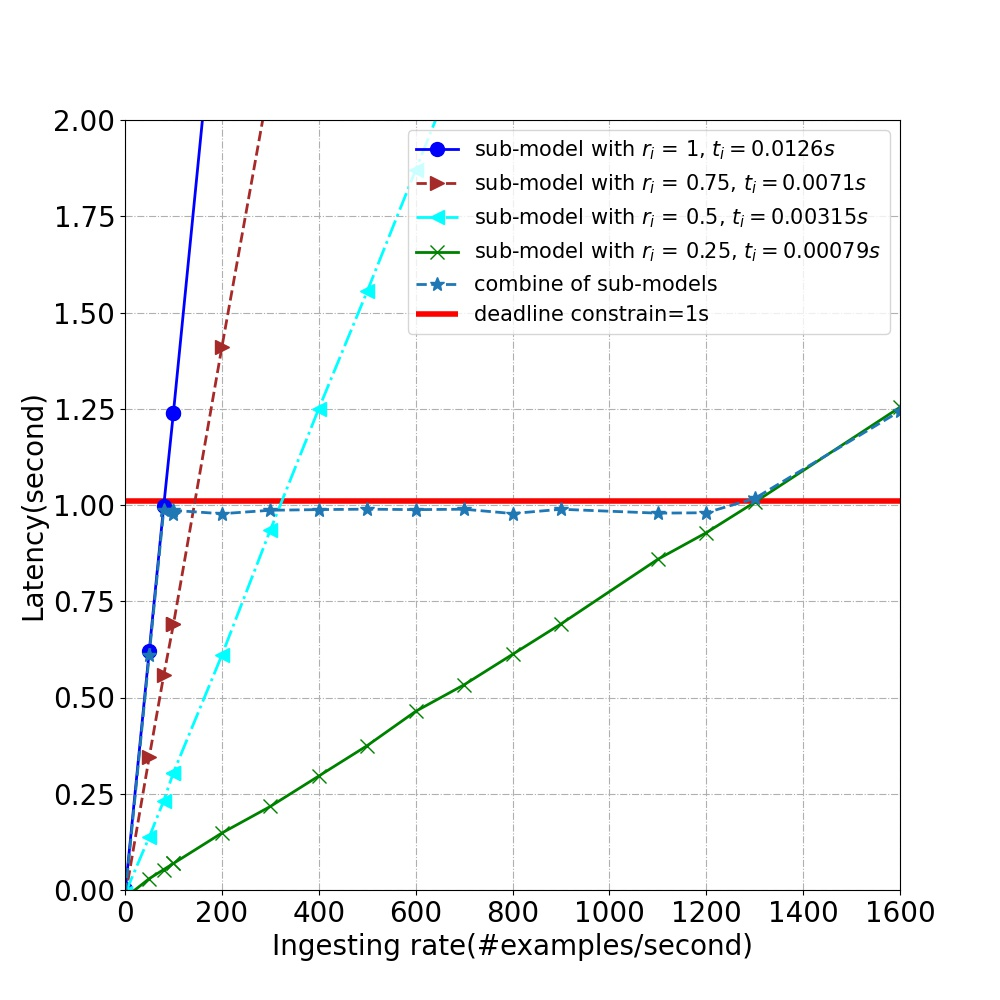

Reproduce this figure in Python.
import random

import matplotlib.pyplot as plt
from matplotlib.patches import Polygon
import matplotlib.pyplot as plt
import numpy as np



def drawBasic(tlist, x, slicerate):

     y = []
     label = []
     pots = []

     for k in range(len(tlist)):
          interval0 = [x_i *tlist[k]  for x_i in x]
          y_1 = interval0
          y.append(y_1)
          label.append('sub-model with $r_i$ = ' + str(slicerate[k]) + ", $t_i=$" + str(tlist[k]) + "$s$")
          if k==0:
               tmp = []
               for x_ in x[k:]:
                    if x_ < 1/tlist[k]:
                         y_= x_
                    else:
                         y_ = 1/tlist[k]
                    tmp.append([x_, y_])
               pots.append(tmp)
          if k==1:
               tmp = []
               for x_ in x[k:]:
                    if x_ < 1/tlist[k]:
                         y_= x_
                    else:
                         y_ = 1/tlist[k]
                    tmp.append([x_, y_])
               pots.append(tmp)
          if k>1:
               tmp = []
               for x_ in x[k:]:
                    if x_ < 1/tlist[k]:
                         y_= x_
                    else:
                         y_ = 1/tlist[k]
                    tmp.append([x_, y_])
               pots.append(tmp)

     return y, label, pots

import numpy

x = [1, 50, 80, 100, 100, 200, 300, 400, 500, 600, 700, 800, 900, 1100, 1200, 1300, 1600, 1700, 1900, 2100, 2300, 2500, 2600, 2700, 2800, 2900, 3000, 3100, 3200, 3300, 3400, 3900, 4000]
x = numpy.array(x)
print(x)
y, label, pots = drawBasic([0.0126, 0.0071, 0.00315, 0.00079], x, [1, 0.75, 0.5, 0.25])


fig=plt.figure(figsize=(10, 10))
ax=fig.add_subplot(111)
ax.axis([0, 1600, 0, 2])

line_sym = ["-", "--", "-.", "-"]
pot_sym = ["o", ">", "<", "x"]
colors = ['blue', 'brown', 'aqua', 'green']
for i in range(len(y)):
     y_i = [ele-0.01 for ele in y[i]]
     ax.plot(x, y_i, line_sym[i], marker=pot_sym[i], ms=10, label=label[i], linewidth=2,  color=colors[i])


ysch_ = [0.0126, 0.63, 0.997, 0.996, 0.996, 0.99735, 0.9963500000000001, 0.99804, 0.99916, 0.99792, 0.99904, 0.9978, 0.99892, 0.9988, 0.99992, 1.027, 1.264, 1.343, 1.501, 1.6589999999999998, 1.817, 1.975, 2.0540000000000003, 2.133, 2.2119999999999997, 2.291, 2.37, 2.449, 2.528, 2.607, 2.686, 3.0810000000000004, 3.16]

ysh = [ele-0.01 if (ele<1200) else ele for ele in ysch_]

ax.plot(x, ysh,"--", marker='*', ms=10, label="combine of sub-models", linewidth=2)

plt.hlines(1.01, 0, 4500, label="deadline constrain=1s", linewidth=4, color="red")
#
plt.legend(fontsize=15)
plt.xticks(fontsize=20)
plt.yticks(fontsize=20)
ax.set_xlabel('Ingesting rate(#examples/second)', fontsize=20)
ax.set_ylabel('Latency(second)', fontsize=20)
plt.grid(linestyle='-.')
plt.savefig('./latency.jpg')
plt.show()








